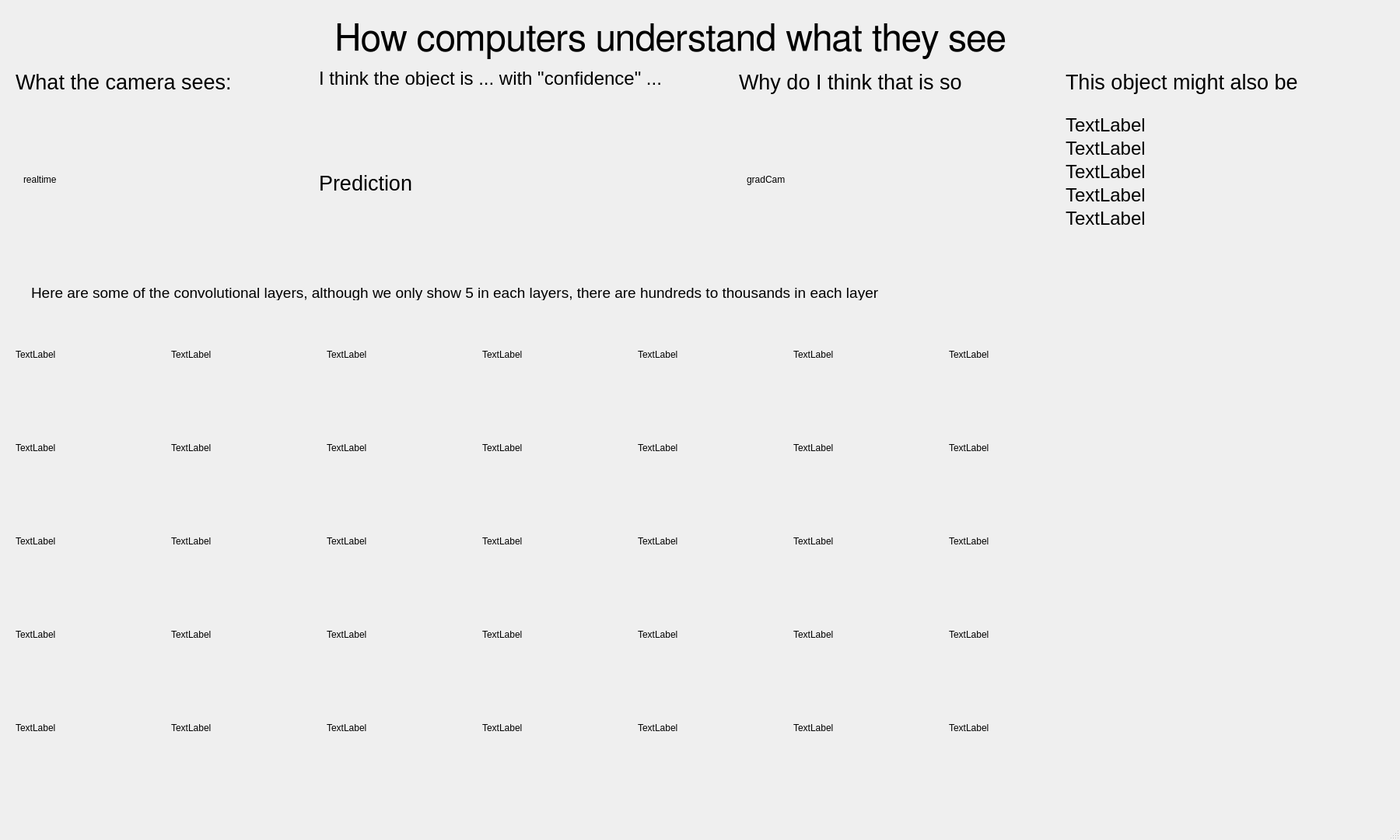
<?xml version="1.0" encoding="UTF-8"?>
<ui version="4.0">
 <class>MainWindow</class>
 <widget class="QMainWindow" name="MainWindow">
  <property name="geometry">
   <rect>
    <x>0</x>
    <y>0</y>
    <width>1800</width>
    <height>1080</height>
   </rect>
  </property>
  <property name="windowTitle">
   <string>MainWindow</string>
  </property>
  <widget class="QWidget" name="centralwidget">
   <widget class="QLabel" name="labelInput">
    <property name="geometry">
     <rect>
      <x>30</x>
      <y>120</y>
      <width>371</width>
      <height>221</height>
     </rect>
    </property>
    <property name="text">
     <string>realtime</string>
    </property>
   </widget>
   <widget class="QLabel" name="labelMapNum">
    <property name="geometry">
     <rect>
      <x>210</x>
      <y>210</y>
      <width>61</width>
      <height>21</height>
     </rect>
    </property>
    <property name="text">
     <string/>
    </property>
   </widget>
   <widget class="QLabel" name="labelMapDense">
    <property name="geometry">
     <rect>
      <x>1380</x>
      <y>470</y>
      <width>391</width>
      <height>461</height>
     </rect>
    </property>
    <property name="text">
     <string/>
    </property>
   </widget>
   <widget class="QLabel" name="labelGradCam">
    <property name="geometry">
     <rect>
      <x>960</x>
      <y>130</y>
      <width>351</width>
      <height>201</height>
     </rect>
    </property>
    <property name="text">
     <string>gradCam</string>
    </property>
   </widget>
   <widget class="QLabel" name="label_WebCamLabel">
    <property name="geometry">
     <rect>
      <x>20</x>
      <y>90</y>
      <width>321</width>
      <height>31</height>
     </rect>
    </property>
    <property name="font">
     <font>
      <pointsize>20</pointsize>
     </font>
    </property>
    <property name="text">
     <string>What the camera sees:</string>
    </property>
   </widget>
   <widget class="QLabel" name="label_GCLabel">
    <property name="geometry">
     <rect>
      <x>950</x>
      <y>90</y>
      <width>361</width>
      <height>31</height>
     </rect>
    </property>
    <property name="font">
     <font>
      <pointsize>20</pointsize>
     </font>
    </property>
    <property name="text">
     <string>Why do I think that is so</string>
    </property>
   </widget>
   <widget class="QLabel" name="label_predLabel">
    <property name="geometry">
     <rect>
      <x>410</x>
      <y>90</y>
      <width>611</width>
      <height>21</height>
     </rect>
    </property>
    <property name="font">
     <font>
      <pointsize>18</pointsize>
     </font>
    </property>
    <property name="text">
     <string>I think the object is ... with &quot;confidence&quot; ... </string>
    </property>
   </widget>
   <widget class="QLabel" name="labelPred_top">
    <property name="geometry">
     <rect>
      <x>410</x>
      <y>140</y>
      <width>501</width>
      <height>191</height>
     </rect>
    </property>
    <property name="font">
     <font>
      <pointsize>20</pointsize>
     </font>
    </property>
    <property name="text">
     <string>Prediction</string>
    </property>
   </widget>
   <widget class="QLabel" name="label_predLabel2">
    <property name="geometry">
     <rect>
      <x>1370</x>
      <y>90</y>
      <width>381</width>
      <height>31</height>
     </rect>
    </property>
    <property name="font">
     <font>
      <pointsize>20</pointsize>
     </font>
    </property>
    <property name="text">
     <string>This object might also be</string>
    </property>
   </widget>
   <widget class="QLabel" name="label">
    <property name="geometry">
     <rect>
      <x>430</x>
      <y>20</y>
      <width>1081</width>
      <height>61</height>
     </rect>
    </property>
    <property name="font">
     <font>
      <family>FreeSans</family>
      <pointsize>36</pointsize>
     </font>
    </property>
    <property name="text">
     <string>How computers understand what they see</string>
    </property>
   </widget>
   <widget class="QLabel" name="labelMap11">
    <property name="geometry">
     <rect>
      <x>20</x>
      <y>400</y>
      <width>112</width>
      <height>112</height>
     </rect>
    </property>
    <property name="text">
     <string>TextLabel</string>
    </property>
   </widget>
   <widget class="QLabel" name="labelMap12">
    <property name="geometry">
     <rect>
      <x>20</x>
      <y>520</y>
      <width>112</width>
      <height>112</height>
     </rect>
    </property>
    <property name="text">
     <string>TextLabel</string>
    </property>
   </widget>
   <widget class="QLabel" name="labelMap14">
    <property name="geometry">
     <rect>
      <x>20</x>
      <y>760</y>
      <width>112</width>
      <height>112</height>
     </rect>
    </property>
    <property name="text">
     <string>TextLabel</string>
    </property>
   </widget>
   <widget class="QLabel" name="labelMap13">
    <property name="geometry">
     <rect>
      <x>20</x>
      <y>640</y>
      <width>112</width>
      <height>112</height>
     </rect>
    </property>
    <property name="text">
     <string>TextLabel</string>
    </property>
   </widget>
   <widget class="QLabel" name="labelMap15">
    <property name="geometry">
     <rect>
      <x>20</x>
      <y>880</y>
      <width>112</width>
      <height>112</height>
     </rect>
    </property>
    <property name="text">
     <string>TextLabel</string>
    </property>
   </widget>
   <widget class="QLabel" name="labelMap24">
    <property name="geometry">
     <rect>
      <x>220</x>
      <y>760</y>
      <width>112</width>
      <height>112</height>
     </rect>
    </property>
    <property name="text">
     <string>TextLabel</string>
    </property>
   </widget>
   <widget class="QLabel" name="labelMap25">
    <property name="geometry">
     <rect>
      <x>220</x>
      <y>880</y>
      <width>112</width>
      <height>112</height>
     </rect>
    </property>
    <property name="text">
     <string>TextLabel</string>
    </property>
   </widget>
   <widget class="QLabel" name="labelMap23">
    <property name="geometry">
     <rect>
      <x>220</x>
      <y>640</y>
      <width>112</width>
      <height>112</height>
     </rect>
    </property>
    <property name="text">
     <string>TextLabel</string>
    </property>
   </widget>
   <widget class="QLabel" name="labelMap22">
    <property name="geometry">
     <rect>
      <x>220</x>
      <y>520</y>
      <width>112</width>
      <height>112</height>
     </rect>
    </property>
    <property name="text">
     <string>TextLabel</string>
    </property>
   </widget>
   <widget class="QLabel" name="labelMap21">
    <property name="geometry">
     <rect>
      <x>220</x>
      <y>400</y>
      <width>112</width>
      <height>112</height>
     </rect>
    </property>
    <property name="text">
     <string>TextLabel</string>
    </property>
   </widget>
   <widget class="QLabel" name="labelMap34">
    <property name="geometry">
     <rect>
      <x>420</x>
      <y>760</y>
      <width>112</width>
      <height>112</height>
     </rect>
    </property>
    <property name="text">
     <string>TextLabel</string>
    </property>
   </widget>
   <widget class="QLabel" name="labelMap35">
    <property name="geometry">
     <rect>
      <x>420</x>
      <y>880</y>
      <width>112</width>
      <height>112</height>
     </rect>
    </property>
    <property name="text">
     <string>TextLabel</string>
    </property>
   </widget>
   <widget class="QLabel" name="labelMap33">
    <property name="geometry">
     <rect>
      <x>420</x>
      <y>640</y>
      <width>112</width>
      <height>112</height>
     </rect>
    </property>
    <property name="text">
     <string>TextLabel</string>
    </property>
   </widget>
   <widget class="QLabel" name="labelMap32">
    <property name="geometry">
     <rect>
      <x>420</x>
      <y>520</y>
      <width>112</width>
      <height>112</height>
     </rect>
    </property>
    <property name="text">
     <string>TextLabel</string>
    </property>
   </widget>
   <widget class="QLabel" name="labelMap31">
    <property name="geometry">
     <rect>
      <x>420</x>
      <y>400</y>
      <width>112</width>
      <height>112</height>
     </rect>
    </property>
    <property name="text">
     <string>TextLabel</string>
    </property>
   </widget>
   <widget class="QLabel" name="labelMap44">
    <property name="geometry">
     <rect>
      <x>620</x>
      <y>760</y>
      <width>112</width>
      <height>112</height>
     </rect>
    </property>
    <property name="text">
     <string>TextLabel</string>
    </property>
   </widget>
   <widget class="QLabel" name="labelMap45">
    <property name="geometry">
     <rect>
      <x>620</x>
      <y>880</y>
      <width>112</width>
      <height>112</height>
     </rect>
    </property>
    <property name="text">
     <string>TextLabel</string>
    </property>
   </widget>
   <widget class="QLabel" name="labelMap43">
    <property name="geometry">
     <rect>
      <x>620</x>
      <y>640</y>
      <width>112</width>
      <height>112</height>
     </rect>
    </property>
    <property name="text">
     <string>TextLabel</string>
    </property>
   </widget>
   <widget class="QLabel" name="labelMap42">
    <property name="geometry">
     <rect>
      <x>620</x>
      <y>520</y>
      <width>112</width>
      <height>112</height>
     </rect>
    </property>
    <property name="text">
     <string>TextLabel</string>
    </property>
   </widget>
   <widget class="QLabel" name="labelMap41">
    <property name="geometry">
     <rect>
      <x>620</x>
      <y>400</y>
      <width>112</width>
      <height>112</height>
     </rect>
    </property>
    <property name="text">
     <string>TextLabel</string>
    </property>
   </widget>
   <widget class="QLabel" name="labelMap54">
    <property name="geometry">
     <rect>
      <x>820</x>
      <y>760</y>
      <width>112</width>
      <height>112</height>
     </rect>
    </property>
    <property name="text">
     <string>TextLabel</string>
    </property>
   </widget>
   <widget class="QLabel" name="labelMap55">
    <property name="geometry">
     <rect>
      <x>820</x>
      <y>880</y>
      <width>112</width>
      <height>112</height>
     </rect>
    </property>
    <property name="text">
     <string>TextLabel</string>
    </property>
   </widget>
   <widget class="QLabel" name="labelMap53">
    <property name="geometry">
     <rect>
      <x>820</x>
      <y>640</y>
      <width>112</width>
      <height>112</height>
     </rect>
    </property>
    <property name="text">
     <string>TextLabel</string>
    </property>
   </widget>
   <widget class="QLabel" name="labelMap52">
    <property name="geometry">
     <rect>
      <x>820</x>
      <y>520</y>
      <width>112</width>
      <height>112</height>
     </rect>
    </property>
    <property name="text">
     <string>TextLabel</string>
    </property>
   </widget>
   <widget class="QLabel" name="labelMap51">
    <property name="geometry">
     <rect>
      <x>820</x>
      <y>400</y>
      <width>112</width>
      <height>112</height>
     </rect>
    </property>
    <property name="text">
     <string>TextLabel</string>
    </property>
   </widget>
   <widget class="QLabel" name="labelMap64">
    <property name="geometry">
     <rect>
      <x>1020</x>
      <y>760</y>
      <width>112</width>
      <height>112</height>
     </rect>
    </property>
    <property name="text">
     <string>TextLabel</string>
    </property>
   </widget>
   <widget class="QLabel" name="labelMap65">
    <property name="geometry">
     <rect>
      <x>1020</x>
      <y>880</y>
      <width>112</width>
      <height>112</height>
     </rect>
    </property>
    <property name="text">
     <string>TextLabel</string>
    </property>
   </widget>
   <widget class="QLabel" name="labelMap63">
    <property name="geometry">
     <rect>
      <x>1020</x>
      <y>640</y>
      <width>112</width>
      <height>112</height>
     </rect>
    </property>
    <property name="text">
     <string>TextLabel</string>
    </property>
   </widget>
   <widget class="QLabel" name="labelMap62">
    <property name="geometry">
     <rect>
      <x>1020</x>
      <y>520</y>
      <width>112</width>
      <height>112</height>
     </rect>
    </property>
    <property name="text">
     <string>TextLabel</string>
    </property>
   </widget>
   <widget class="QLabel" name="labelMap61">
    <property name="geometry">
     <rect>
      <x>1020</x>
      <y>400</y>
      <width>112</width>
      <height>112</height>
     </rect>
    </property>
    <property name="text">
     <string>TextLabel</string>
    </property>
   </widget>
   <widget class="QLabel" name="labelMap72">
    <property name="geometry">
     <rect>
      <x>1220</x>
      <y>520</y>
      <width>112</width>
      <height>112</height>
     </rect>
    </property>
    <property name="text">
     <string>TextLabel</string>
    </property>
   </widget>
   <widget class="QLabel" name="labelMap73">
    <property name="geometry">
     <rect>
      <x>1220</x>
      <y>640</y>
      <width>112</width>
      <height>112</height>
     </rect>
    </property>
    <property name="text">
     <string>TextLabel</string>
    </property>
   </widget>
   <widget class="QLabel" name="labelMap71">
    <property name="geometry">
     <rect>
      <x>1220</x>
      <y>400</y>
      <width>112</width>
      <height>112</height>
     </rect>
    </property>
    <property name="text">
     <string>TextLabel</string>
    </property>
   </widget>
   <widget class="QLabel" name="labelMap75">
    <property name="geometry">
     <rect>
      <x>1220</x>
      <y>880</y>
      <width>112</width>
      <height>112</height>
     </rect>
    </property>
    <property name="text">
     <string>TextLabel</string>
    </property>
   </widget>
   <widget class="QLabel" name="labelMap74">
    <property name="geometry">
     <rect>
      <x>1220</x>
      <y>760</y>
      <width>112</width>
      <height>112</height>
     </rect>
    </property>
    <property name="text">
     <string>TextLabel</string>
    </property>
   </widget>
   <widget class="QLabel" name="label_2">
    <property name="geometry">
     <rect>
      <x>40</x>
      <y>366</y>
      <width>1311</width>
      <height>20</height>
     </rect>
    </property>
    <property name="font">
     <font>
      <pointsize>14</pointsize>
     </font>
    </property>
    <property name="text">
     <string>Here are some of the convolutional layers, although we only show 5 in each layers, there are hundreds to thousands in each layer</string>
    </property>
   </widget>
   <widget class="QLabel" name="labelPred1">
    <property name="geometry">
     <rect>
      <x>1370</x>
      <y>150</y>
      <width>381</width>
      <height>21</height>
     </rect>
    </property>
    <property name="font">
     <font>
      <pointsize>18</pointsize>
     </font>
    </property>
    <property name="text">
     <string>TextLabel</string>
    </property>
   </widget>
   <widget class="QLabel" name="labelPred2">
    <property name="geometry">
     <rect>
      <x>1370</x>
      <y>180</y>
      <width>381</width>
      <height>21</height>
     </rect>
    </property>
    <property name="font">
     <font>
      <pointsize>18</pointsize>
     </font>
    </property>
    <property name="text">
     <string>TextLabel</string>
    </property>
   </widget>
   <widget class="QLabel" name="labelPred3">
    <property name="geometry">
     <rect>
      <x>1370</x>
      <y>210</y>
      <width>381</width>
      <height>21</height>
     </rect>
    </property>
    <property name="font">
     <font>
      <pointsize>18</pointsize>
     </font>
    </property>
    <property name="text">
     <string>TextLabel</string>
    </property>
   </widget>
   <widget class="QLabel" name="labelPred4">
    <property name="geometry">
     <rect>
      <x>1370</x>
      <y>240</y>
      <width>381</width>
      <height>21</height>
     </rect>
    </property>
    <property name="font">
     <font>
      <pointsize>18</pointsize>
     </font>
    </property>
    <property name="text">
     <string>TextLabel</string>
    </property>
   </widget>
   <widget class="QLabel" name="labelPred5">
    <property name="geometry">
     <rect>
      <x>1370</x>
      <y>270</y>
      <width>381</width>
      <height>21</height>
     </rect>
    </property>
    <property name="font">
     <font>
      <pointsize>18</pointsize>
     </font>
    </property>
    <property name="text">
     <string>TextLabel</string>
    </property>
   </widget>
  </widget>
  <widget class="QMenuBar" name="menubar">
   <property name="geometry">
    <rect>
     <x>0</x>
     <y>0</y>
     <width>1800</width>
     <height>20</height>
    </rect>
   </property>
  </widget>
  <widget class="QStatusBar" name="statusbar"/>
 </widget>
 <resources/>
 <connections/>
 <slots>
  <slot>changeColorMode(int)</slot>
  <slot>PausePlay()</slot>
 </slots>
</ui>
